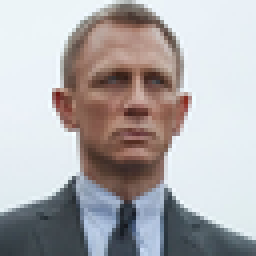
#> input picture DSSA-5104_Deep_Learning/Week4/Assignment1/DC.png, 64 x 64 px, found by its file name (shown 4 times larger)
$ python image_recognition.py
#> lines starting #> are read from the running program, lines starting #| are printed output that depends on the picture
from PIL import Image
import numpy as np
from os import listdir, path

IMAGES_PREPATH = path.dirname(path.realpath(__file__)) + "\\images\\"
SPY_PATH = path.dirname(path.realpath(__file__)) + "\\"

# Helper function to compute and return the SSR
def SSR(ar1, ar2):
    return(np.sum((ar1-ar2)**2))

def find_spy(spy):
    spec = []
    listing = listdir(IMAGES_PREPATH)
    finalar = []
    k = 0
    spy_file_name, spy_file_extension = path.splitext(spy)

    print('Looking through Image Database for Matches....')
    spyar = Image.open(spy)
#> spyar is the input picture: PIL image 64x64 RGB; mean R, G, B 176, 173.5, 175.2
    spyar = np.array(spyar)

    for file in listing:
        if file.endswith(spy_file_extension):
            print('found file.... comparing')
            im = Image.open(IMAGES_PREPATH + file)
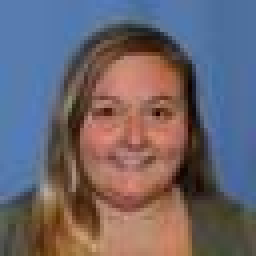
#> input picture DSSA-5104_Deep_Learning/Week4/Assignment1/images/photo1.png, 64 x 64 px, found by its file name (shown 4 times larger)
#> im is the input picture: PIL image 64x64 RGB; mean R, G, B 108.5, 100.9, 109.2
            im = np.array(im)
            spec.append(im)

    for i in spec:
        k += 1
        finalar.append(SSR(spyar, i))

    print('\nSPY FOUND AT POSITION:', finalar.index(min(finalar)), 'WITH SSR', min(finalar))
    print('Displaying Spy Image')
    spy = finalar.index(min(finalar))
    spypic = Image.fromarray(spec[spy])
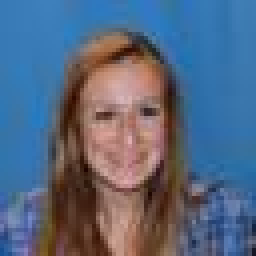
#> spypic: PIL image 64x64 RGB (shown 4 times larger); mean R, G, B 87.5, 103.4, 127.6
    spypic.show()

spy = SPY_PATH + 'DC.png'
find_spy(spy)
